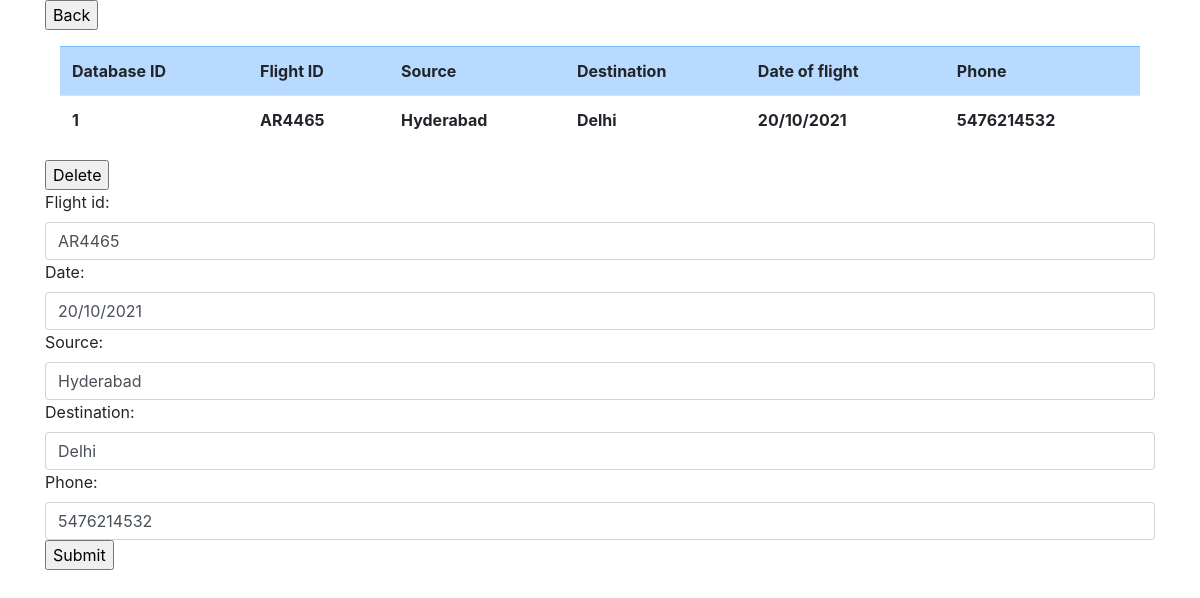
The app's page /flights/1/, older data.
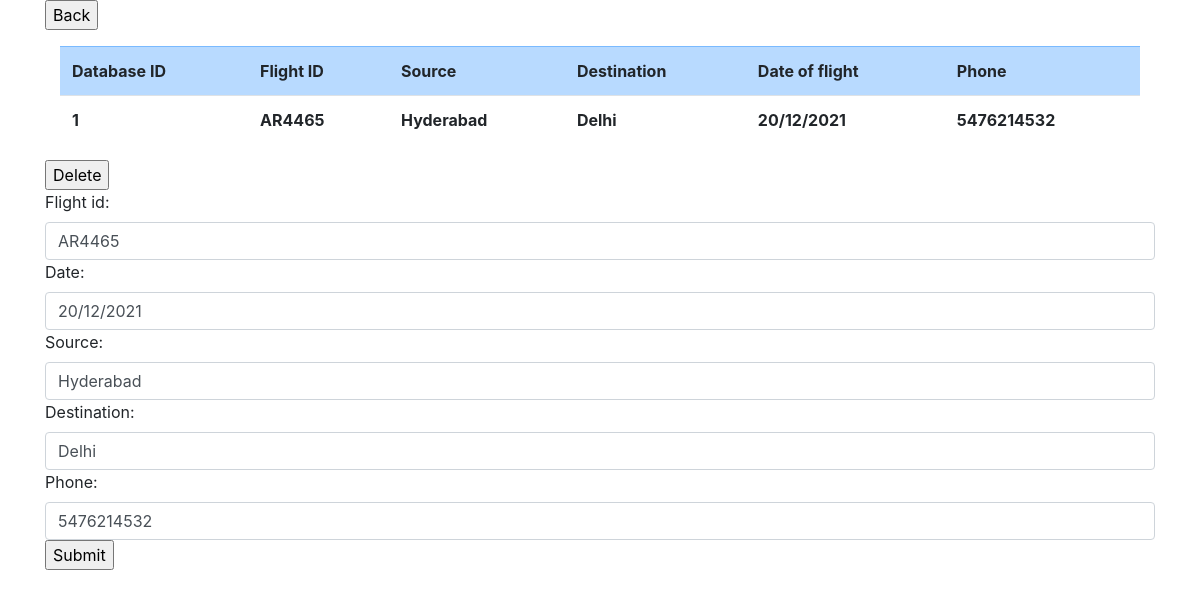
The same page, newer data.
### api/models.py (models this page shows, shortened)
class Flight(models.Model):
    flight_id = models.CharField(validators=[RegexValidator(regex='[A-Z]{2}[0-9]{4}')], max_length=6)
    date = models.CharField(validators=[RegexValidator(regex='[0-9]{2}\/[0-9]{2}\/[0-9]{4}')], max_length=10)
    source = models.CharField(max_length=20)
    destination = models.CharField(max_length=20)
    phone = models.CharField(validators=[RegexValidator(regex='[0-9]{10}')], max_length=10)

### api/views.py (the view, shortened to what this page needs)
# urls.py: path('flights/<int:f_id>/',updateFlight),
def updateFlight(request, f_id):
    if request.method == "GET":
        f = Flight.objects.filter(id=f_id)
        dict_data = serializers.serialize('python',f)
        print(dict_data[0].get('fields'))
        return render(request, "single_flight.html", {'flight':dict_data[0], 'form':FlightForm(initial = dict_data[0].get('fields'))})

### api/forms.py
class FlightForm(forms.ModelForm):
    def __init__(self, *args, **kwargs):
        super().__init__(*args, **kwargs)
        for visible in self.visible_fields():
            visible.field.widget.attrs['class'] = 'form-control'
    class Meta:
        model = Flight
        fields = '__all__'

### api/Templates/single_flight.html (shortened to what this page needs)
{%extends "base.html"%}
{% block content %}
<div class = "container">
<form action="/flights/" class = "form-group">
    <input type="submit" value="Back">
</form>
<div class = "container">
    <table class = "table table-hover">
        <tr class="table-primary">
            <th>
                Database ID
            </th>
            <th>
                Flight ID
            </th>
            <th>
                Source
            </th>
            <th>
                Destination
            </th>
            <th>
                Date of flight
            </th>
            <th>
                Phone
            </th>
        </tr>
        <tr>
            <th>
                {{flight.pk}}
            </th>
            <th>
                {{flight.fields.flight_id}}
            </th>
            <th>
                {{flight.fields.source}}
            </th>
            <th>
                {{flight.fields.destination}}
            </th>
            <th>
                {{flight.fields.date}}
            </th>
            <th>
                {{flight.fields.phone}}
            </th>
        </tr>
    </table>
</div>
<form action="/flights/{{flight.pk}}/delete/" method="post">
    <input type="submit" value="Delete">
</form>
<form action="/flights/{{flight.pk}}/" method="post">
    {{form}}
    <input type="submit" value="Submit">
</form>
</div>
{% endblock %}

Row changes from the older to the newer data that the page shows:
changed Flight "AR4465": fields "20/10/2021" → "20/12/2021"; date "20/10/2021" → "20/12/2021"
